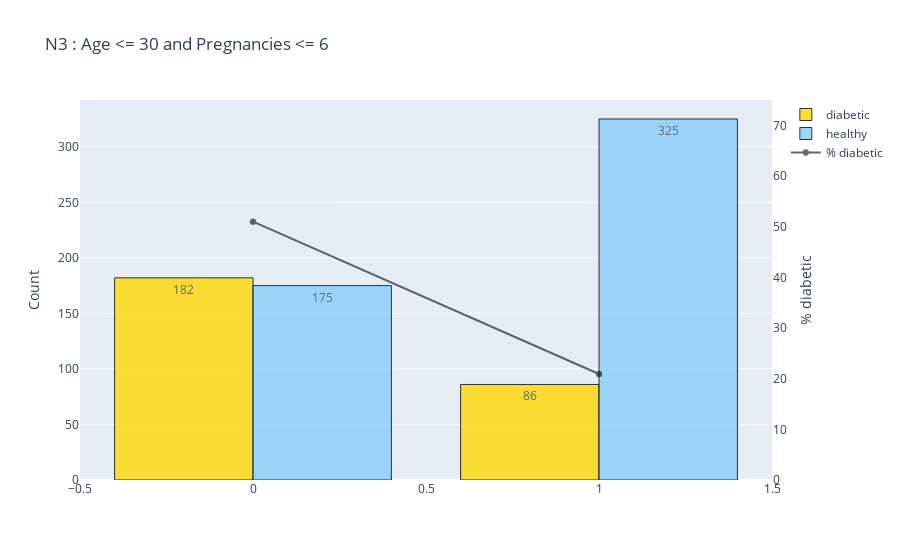

Write notebook code for a chart like this one.
### Code cell
barplot('N3', ': Age <= 30 and Pregnancies <= 6')

### Figure 1 — Plotly figure (JSON) as saved in the notebook; plotly's stock layout.template omitted (floating-point values rounded to 4 significant figures)
{"data": [{"marker": {"color": "gold", "line": {"color": "#000000", "width": 1}}, "name": "diabetic", "opacity": 0.8, "text": ["182", "86"], "textposition": "auto", "type": "bar", "x": [0, 1], "y": [182, 86]}, {"marker": {"color": "lightskyblue", "line": {"color": "#000000", "width": 1}}, "name": "healthy", "opacity": 0.8, "text": ["325", "175"], "textposition": "auto", "type": "bar", "x": [1, 0], "y": [325, 175]}, {"marker": {"color": "black", "line": {"color": "#000000", "width": 0.5}}, "name": "% diabetic", "opacity": 0.6, "type": "scatter", "x": [0, 1], "y": [50.98, 20.92], "yaxis": "y2"}], "layout": {"title": {"text": "N3 : Age <= 30 and Pregnancies <= 6"}, "yaxis": {"title": {"text": "Count"}}, "yaxis2": {"anchor": "x", "overlaying": "y", "range": [0, 75], "showgrid": false, "side": "right", "title": {"text": "% diabetic"}, "zeroline": false}}}
